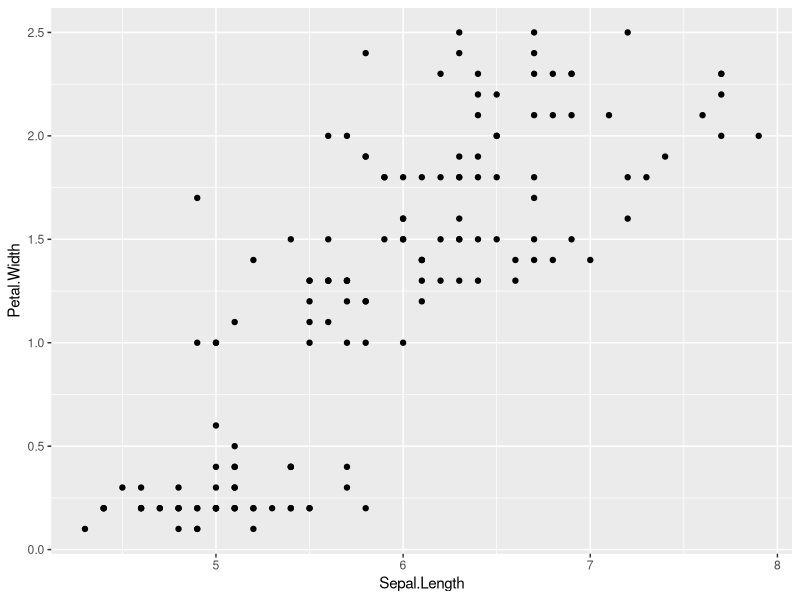
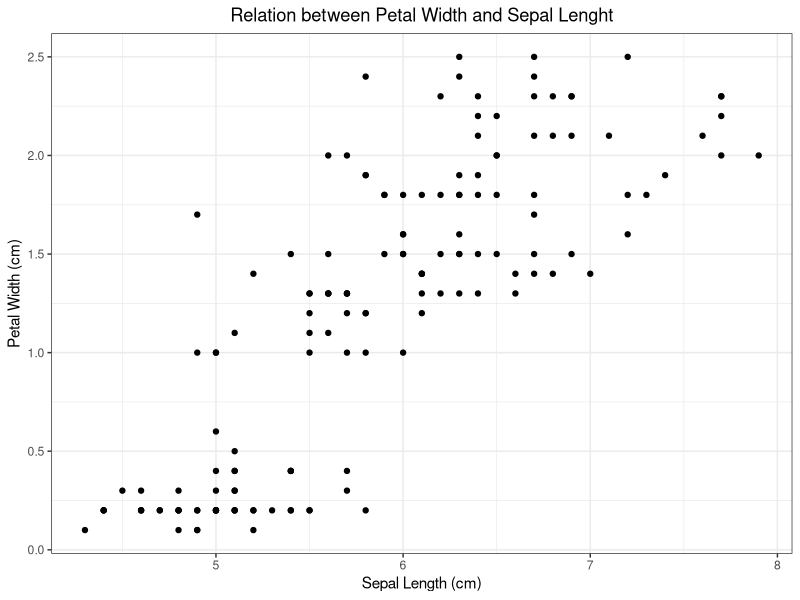
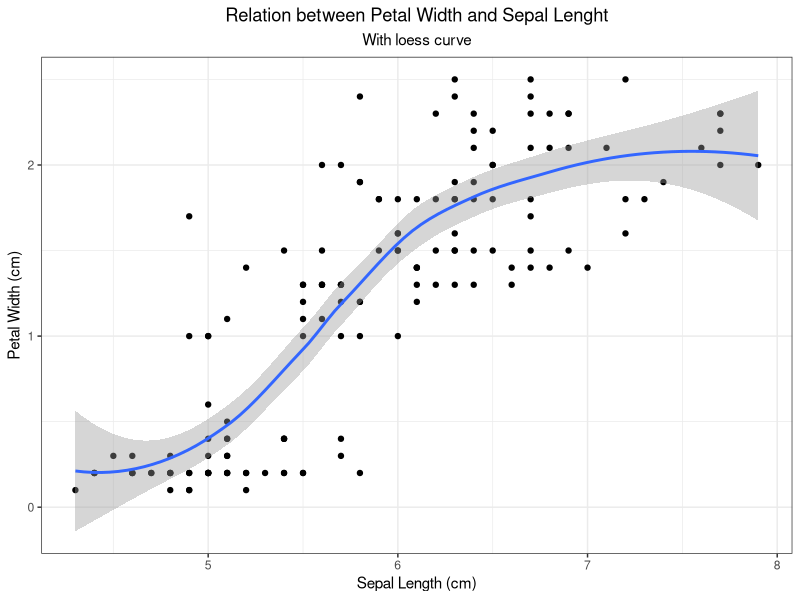
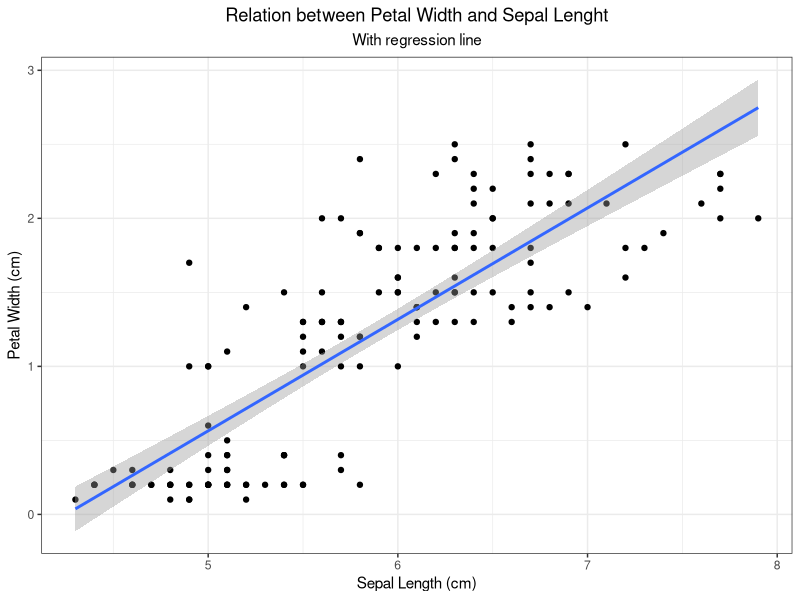
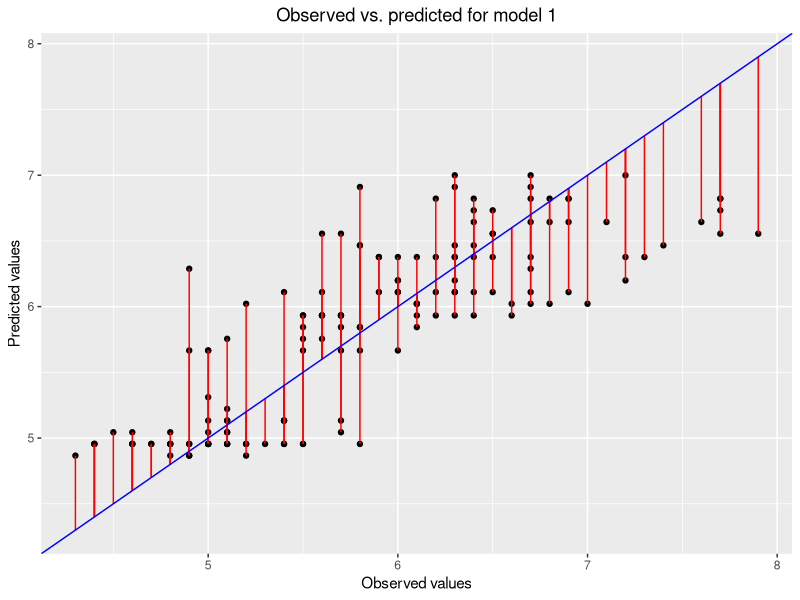
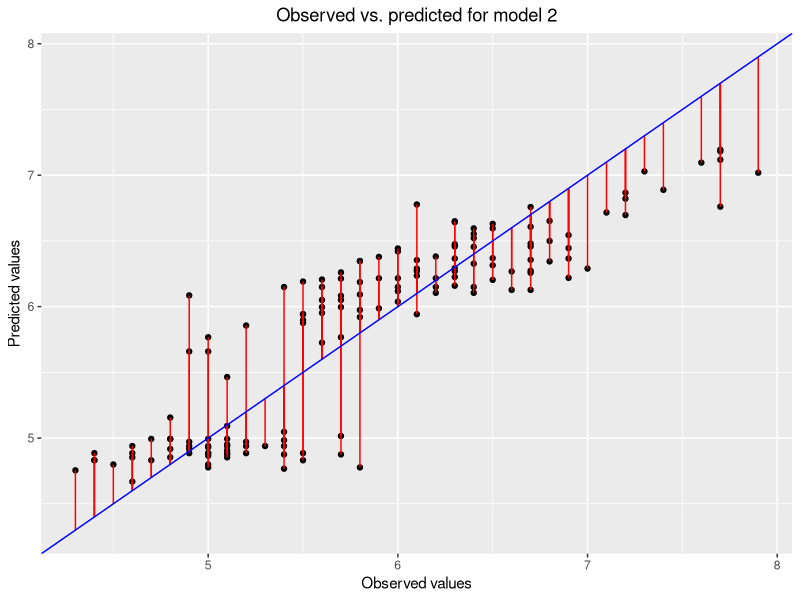
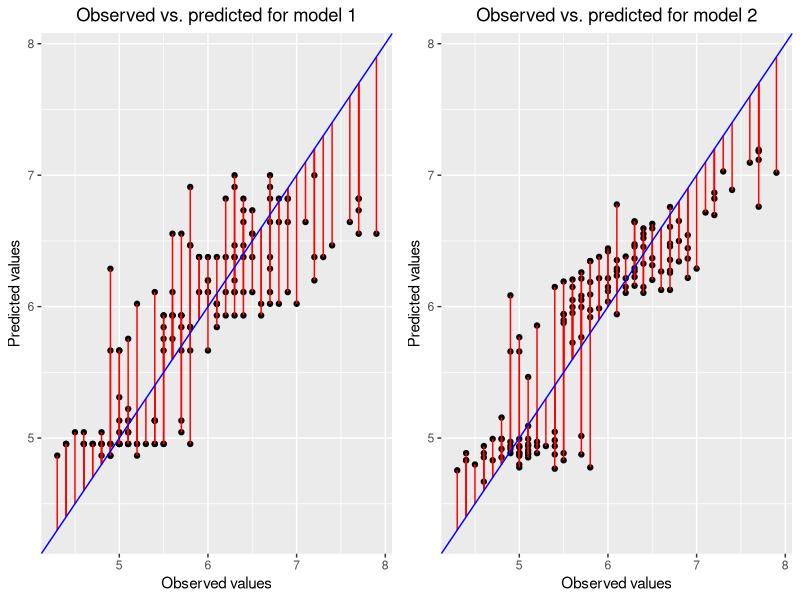

These figures' R source, in order:
## ---- chunk 1
knitr::opts_chunk$set(warning = FALSE, message = FALSE) 
## ---- chunk 2
library(dplyr)
library(magrittr)
library(ggplot2)
library(gridExtra)
library(MLmetrics)
## ---- chunk 3
# the dataset is built in in R
iris_data <- iris
head(iris_data)
## ---- chunk 4
ggplot(data = iris_data) +
  geom_point(mapping = aes(x= Sepal.Length,
                           y = Petal.Width))
## ---- chunk 5
ggplot(data = iris_data) +
  geom_point(mapping = aes(x= Sepal.Length,
                           y = Petal.Width)) +
  labs(x = "Sepal Length (cm)",
       y = "Petal Width (cm)",
       title = "Relation between Petal Width and Sepal Lenght") +
  theme_bw() +
  # the default in ggplot2 is to have titles left aligned
  # the line of code below centers the title
  theme(plot.title = element_text(hjust = 0.5))
## ---- chunk 6
ggplot(data = iris_data, mapping = aes(x= Sepal.Length,
                                       y = Petal.Width)) +
  geom_point() +
  stat_smooth(method = "loess") +
  labs(x = "Sepal Length (cm)",
       y = "Petal Width (cm)",
       title = "Relation between Petal Width and Sepal Lenght",
       subtitle = "With loess curve") +
  theme_bw() +
  # the default in ggplot2 is to have titles left aligned
  # the line of code below centers the title
  theme(plot.title = element_text(hjust = 0.5),
        plot.subtitle = element_text(hjust = 0.5))
## ---- chunk 7
ggplot(data = iris_data, mapping = aes(x= Sepal.Length,
                                       y = Petal.Width)) +
  geom_point() +
  stat_smooth(method = "lm") +
  labs(x = "Sepal Length (cm)",
       y = "Petal Width (cm)",
       title = "Relation between Petal Width and Sepal Lenght",
       subtitle = "With regression line") +
  theme_bw() +
  # the default in ggplot2 is to have titles left aligned
  # the line of code below centers the title
  theme(plot.title = element_text(hjust = 0.5),
        plot.subtitle = element_text(hjust = 0.5))
## ---- chunk 8
# Specify model: outcome = petal width, predictor = sepal width
iris_model1 <- lm(Petal.Width ~ Sepal.Width,
                  data = iris_data)

summary(iris_model1)
## ---- chunk 9
# Sepal length = outcome, Petal width predictor
model1 <- lm(Sepal.Length ~ Petal.Width,
                  data = iris_data)

summary(model1)
## ---- chunk 10
# Sepal length = outcome, Petal width and Petal length as predictors
model2 <- lm(Sepal.Length ~ Petal.Width + Petal.Length,
                  data = iris_data)

summary(model2)
## ---- chunk 11
# Sepal length = outcome, Species, Petal width and Petal length as predictors
model3 <- lm(Sepal.Length ~ Petal.Width + Petal.Length + Species,
             data = iris_data)

summary(model3)
## ---- chunk 12
AIC(model1,model2)

BIC(model1,model2)
## ---- chunk 13
mse_model1 <- MSE(y_pred = predict(model1), y_true = iris_data$Sepal.Length)

mse_model2 <- MSE(y_pred = predict(model2), y_true = iris_data$Sepal.Length)

print(paste0("MSE - model1: ", mse_model1))
print(paste0("MSE - model2: ", mse_model2))
## ---- chunk 14
# the mean of the squared errors ("residuals")
mean(model1$residuals^2)

mean(model2$residuals^2)
## ---- chunk 15
anova(model1, model2)
## ---- chunk 16
# use cbind.data.frame() to combine multiple sequences of vector by columns. In this case, we are combining two columns with the same length - the observed Y variable Sepal Length and the predicted values by model1

pred_values_model1 <- cbind.data.frame(
                      observed = iris_data$Sepal.Length,
                      predicted = model1$fitted.values)

head(pred_values_model1)
## ---- chunk 17
obs_vs_pred_plot1 <- ggplot(data = pred_values_model1,
                           aes(x = observed, 
                               y = predicted)) +
  geom_point() +
  geom_segment(aes(xend = observed, yend = observed), col = "red") +
  # create a line with slope 1, since ideally the observed and predicted values should grow proportionally and the dots be as close as possible to the blue line
  geom_abline(slope = 1, intercept = 0, col = "blue") +
  labs(x = "Observed values",
       y = "Predicted values",
       title = "Observed vs. predicted for model 1") +
  theme(plot.title = element_text(hjust = 0.5))

obs_vs_pred_plot1
## ---- chunk 18
#dataset
pred_values_model2 <- cbind.data.frame(
                      observed = iris_data$Sepal.Length,
                      predicted = model2$fitted.values)

head(pred_values_model2)

# creating the plot
obs_vs_pred_plot2 <- ggplot(data = pred_values_model2,
                           aes(x = observed, 
                               y = predicted)) +
  geom_point() +
  geom_segment(aes(xend = observed, yend = observed), col = "red") +
  geom_abline(slope = 1, intercept = 0, col = "blue") +
  labs(x = "Observed values",
       y = "Predicted values",
       title = "Observed vs. predicted for model 2") +
  theme(plot.title = element_text(hjust = 0.5))

obs_vs_pred_plot2
## ---- chunk 19
# the default will arrange the plots in two rows, so the ncol = 2 helps visually compare the plots side by side
grid.arrange(obs_vs_pred_plot1, obs_vs_pred_plot2, ncol = 2)
## ---- chunk 20
age <- 44
income <- 27

predicted_value <- 10.2 + 0.7 * age + 1.3 * income
predicted_value
## ---- chunk 21
age2 <- 29
income2 <- 21

# small city = 1, zero for rural.
predicted_value_cat_small <- 10.2 + 0.7 * age2 + 1.3 * income2 + 8.4 * 1 + 17.9 * 0

# big city (reference), zero for both rural and small.
predicted_value_cat_big <- 10.2 + 0.7 * age2 + 1.3 * income2 + 8.4 * 0 + 17.9 * 0

print(paste0("Happiness for age 29, income 21 and living in a smaller city: ", predicted_value_cat_small))

print(paste0("Happiness for age 29, income 21 and living in a big city: ", predicted_value_cat_big))
## ---- chunk 22
age3 <- 52
income3 <- 26

predicted_value_interaction <- 10.2 + 0.7 * age3 + 1.3 * income3 + 0.01 * age3 * income3

print(paste0("Happiness for age 52, income 26 and interaction term: ", predicted_value_interaction))
